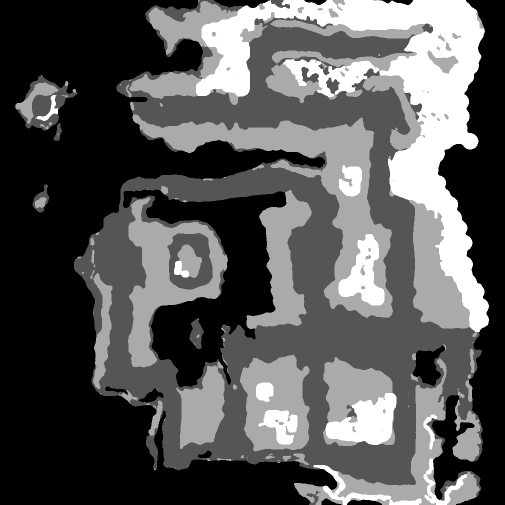
#> input picture Tools/Blockout/kanto_dessin.png, 1009 x 1009 px (shown at 1/2 size)
$ python make_frlg_mask.py kanto_dessin.png
#> lines starting #> are read from the running program, lines starting #| are printed output that depends on the picture; after the words box and inside, x2 and y2 are one past the last pixel; in counts of white or black regions, pixels touching at a corner belong together
"""Décalque le réseau des routes et des villes depuis la carte de Rouge Feu / Vert Feuille.

Entrée : l'image de toute la carte de Kanto (FRLG, tuiles assemblées, fond en damier), par
exemple celle de yaNaNco (https://imgur.com/gallery/FQzbkZM), passée en argument.
Sortie : kanto_frlg.bin, une grille de cases (1 case = 8 pixels de l'image, une demi-tuile)
avec 0 = vide (hors des routes : deviendra montagne, falaise ou mer), 1 = sol où l'on marche,
2 = mer, 3 = lac ou rivière.

Lancement : pip install numpy pillow, puis
python Tools/Blockout/make_frlg_mask.py chemin/vers/carte_frlg.png
"""

import json
import os
import struct
import sys
import zlib
from collections import deque

import numpy as np
from PIL import Image

HERE = os.path.dirname(os.path.abspath(__file__))
CELL = 8


def components(mask):
    """Composantes connexes (4 voisins) : liste de listes de (ligne, colonne)."""
    seen = np.zeros(mask.shape, bool)
    rows, cols = mask.shape
    result = []
    for r0 in range(rows):
        for c0 in range(cols):
            if mask[r0, c0] and not seen[r0, c0]:
                seen[r0, c0] = True
                queue, cells = deque([(r0, c0)]), []
                while queue:
                    r, c = queue.popleft()
                    cells.append((r, c))
                    for dr, dc in ((1, 0), (-1, 0), (0, 1), (0, -1)):
                        rr, cc = r + dr, c + dc
                        if 0 <= rr < rows and 0 <= cc < cols and mask[rr, cc] and not seen[rr, cc]:
                            seen[rr, cc] = True
                            queue.append((rr, cc))
                result.append(cells)
    return result


def main(path):
#> called with path = 'kanto_dessin.png'
    image = np.asarray(Image.open(path).convert("RGB")).astype(int)
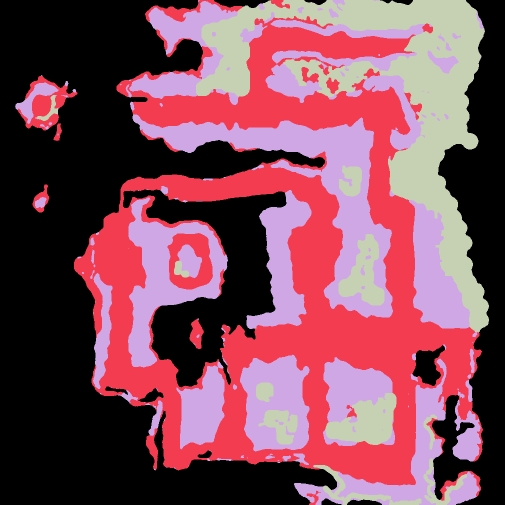
#> image: shape (1009, 1009, 3) int64 (shown at 1/2 size); 4 distinct labels, from 0 to 3; one colour per label, 0 black
    r, g, b = image[..., 0], image[..., 1], image[..., 2]
#> r: shape (1009, 1009) int64; 4 distinct labels, from 0 to 3
    spread = image.max(axis=2) - image.min(axis=2)
#> spread: shape (1009, 1009) int64; every value is 0
    # Le fond en damier : gris très foncé et gris moyen, sans couleur.
    checker = (spread < 8) & ((np.abs(r - 18) < 6) | (np.abs(r - 78) < 8))
#> checker: shape (1009, 1009) bool; every value is 0
    water = (b > r + 40) & (b > g + 5)
    rows, cols = image.shape[0] // CELL, image.shape[1] // CELL
#> rows = 126; cols = 126

    def blocks(mask):
        return mask[:rows * CELL, :cols * CELL].reshape(rows, CELL, cols, CELL).mean(axis=(1, 3))
#> returned value: shape (126, 126) float64; every value is 0

    void = blocks(checker) > 0.6
#> void: shape (126, 126) bool; every value is 0
    grid = np.where(void, 0, 1).astype(np.uint8)
#> grid: shape (126, 126); every value is 1
    grid[(~void) & (blocks(water) > 0.35)] = 2

    # Petites taches isolées (la légende de l'image) : vide. On garde Cramois'Île.
    for cells in components(grid > 0):
        if len(cells) < 4000 and (770, 145) not in cells:
            for rr, cc in cells:
                grid[rr, cc] = 0
#> this loop made 1 pass
    # Petites taches bleues dans les villes (toits) : du sol. Les autres eaux fermées
    # (sans contact avec le vide, donc entourées de terre) : lacs et rivières.
    for cells in components(grid == 2):
        if len(cells) < 25:
            for rr, cc in cells:
                grid[rr, cc] = 1
            continue
        touches_void = any(
            0 <= rr + dr < rows and 0 <= cc + dc < cols and grid[rr + dr, cc + dc] == 0
            for rr, cc in cells[::3] for dr, dc in ((1, 0), (-1, 0), (0, 1), (0, -1)))
        if not touches_void and len(cells) < 1500:
            for rr, cc in cells:
                grid[rr, cc] = 3
#> this loop made 0 passes
    # Pas de mer collée à Bourg Palette : la Route 21 commence plus au sud.
    grid[560:650, 115:175][grid[560:650, 115:175] == 2] = 1

    export_tall_grass(image, rows, cols)

    header = struct.pack("<4sHH", b"FRLG", cols, rows)
    with open(os.path.join(HERE, "kanto_frlg.bin"), "wb") as handle:
        handle.write(zlib.compress(header + grid.tobytes(), 9))
    colors = np.array([(0, 0, 0), (120, 190, 90), (40, 90, 200), (90, 160, 230)], np.uint8)
    Image.fromarray(colors[grid]).save(os.path.join(HERE, "kanto_frlg_apercu.png"))
    print(f"{cols} × {rows} cases ; sol {np.mean(grid == 1):.0%}, mer {np.mean(grid == 2):.0%}, "
          f"lacs {np.mean(grid == 3):.1%}")


def export_tall_grass(image, rows, cols):
    """Hautes herbes : tuiles de 16 px qui mêlent l'herbe claire et les brins vert foncé
    (sans le reflet clair des arbres). Certaines zones de l'image sont voilées de gris :
    on cherche aussi les couleurs voilées. Sortie : kanto_herbes.json, des rectangles en
    cases (colonne, ligne, largeur, hauteur)."""
#> called with rows = 126, cols = 126
    def share(tile, colors):
        hit = np.zeros(tile.shape[:2], bool)
        for color in colors:
            hit |= np.all(np.abs(tile - color) <= 3, axis=2)
        return hit.mean()

    blade = [(56, 88, 16), (95, 109, 77)]
    lawn = [(112, 200, 160), (120, 160, 142)]
    leaf = [(184, 248, 136), (158, 190, 134)]
    tiles_r, tiles_c = rows // 2, cols // 2
#> tiles_r = 63; tiles_c = 63
    grass = np.zeros((tiles_r, tiles_c), bool)
    for tr in range(tiles_r):
        for tc in range(tiles_c):
            tile = image[tr * 16:(tr + 1) * 16, tc * 16:(tc + 1) * 16]
            grass[tr, tc] = share(tile, blade) > 0.12 and share(tile, lawn) > 0.12 and share(tile, leaf) < 0.04
#> grass: shape (63, 63) bool; every value is 0
    # Rectangles : morceaux de lignes, fusionnés avec la ligne du dessous quand ils sont identiques.
    runs, open_runs = [], {}
#> runs = []
    for tr in range(tiles_r + 1):
        current = {}
        if tr < tiles_r:
            tc = 0
            while tc < tiles_c:
                if grass[tr, tc]:
                    start = tc
                    while tc < tiles_c and grass[tr, tc]:
                        tc += 1
                    current[(start, tc)] = None
                else:
                    tc += 1
        for key, top in list(open_runs.items()):
            if key in current:
                current[key] = top
            else:
                runs.append((key[0] * 2, top * 2, (key[1] - key[0]) * 2, (tr - top) * 2))
        open_runs = {key: (tr if top is None else top) for key, top in current.items()}
    runs = [r for r in runs if r[2] * r[3] >= 8]  # au moins 2 tuiles
    with open(os.path.join(HERE, "kanto_herbes.json"), "w", encoding="utf-8") as handle:
        json.dump(runs, handle)
    print(f"{len(runs)} rectangles de hautes herbes")
#| 0 rectangles de hautes herbes


if __name__ == "__main__":
    main(sys.argv[1])
#> in main, `Image.fromarray(colors[grid]).save(os.path.join(HERE, "kanto_frlg_aper..`:
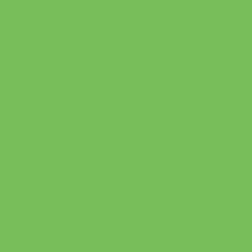
#> saved as kanto_frlg_apercu.png: PIL image 126x126 RGB (shown 2 times larger); mean R, G, B 120, 190, 90
#| 126 × 126 cases ; sol 100%, mer 0%, lacs 0.0%

$ run again, on Tools/Blockout/kanto_v1_heightmap_apercu.png
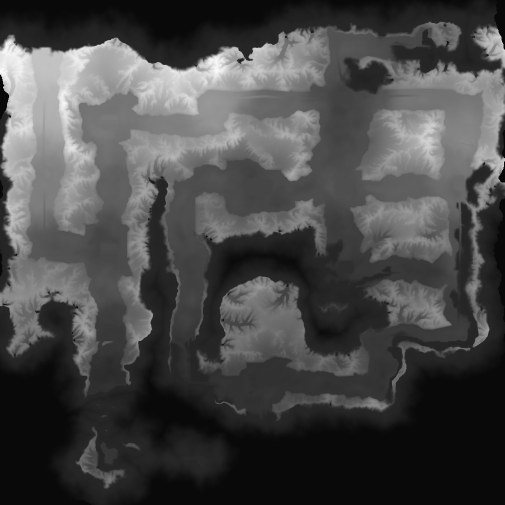
#> input picture Tools/Blockout/kanto_v1_heightmap_apercu.png, 1009 x 1009 px (shown at 1/2 size)
#> spread: shape (1009, 1009) int64; every value is 0
#> checker: shape (1009, 1009) bool; 13.8% white; 967 white regions (851 under 20 px), largest, box (x1, y1, x2, y2) and area: (526, 50, 864, 509) 32645, (223, 665, 1009, 1009) 22166, (76, 418, 265, 650) 17040
#> water: shape (1009, 1009) bool; every value is 0
#> void: shape (126, 126) bool; 11.6% white; 46 white regions (35 under 20 px), largest, box (x1, y1, x2, y2) and area: (67, 7, 106, 53) 468, (10, 53, 33, 76) 252, (0, 0, 119, 12) 216
#> in components, `rows, cols = mask.shape`: rows = 126
#> the loop in main, `for cells in components(grid > 0):` made 11 passes
#> cells on passes 3, 4, 6, 7, 9, 10, 11: [(0, 107)], [(0, 111), (0, 112), (0, 113), (0, 114), (0, 115), (0, 116)], [(11, 86), (12, 86), (12, 87), (12, 85)], [(46, 76), (47, 76), (46, 77), (47, 75)], [(64, 59), (65, 59), (64, 60), (65, 58), (65, 57)], [(64, 69), (64, 70)], [(65, 71), (65, 72), (65, 73), (66, 73)]
#> after the loop in main, `for cells in components(grid > 0):`:
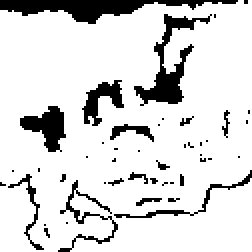
#> grid: shape (126, 126) (shown 2 times larger); values 0 (black) and 1 (white), 85.6% white; 46 black regions (35 under 20 px), largest, box (x1, y1, x2, y2) and area: (0, 0, 119, 12) 616, (67, 7, 106, 53) 476, (10, 53, 33, 76) 278
#| 0 rectangles de hautes herbes
#> in main, `Image.fromarray(colors[grid]).save(os.path.join(HERE, "kanto_frlg_aper..`:
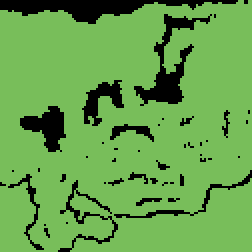
#> saved as kanto_frlg_apercu.png: PIL image 126x126 RGB (shown 2 times larger); mean R, G, B 102.7, 162.6, 77
#| 126 × 126 cases ; sol 86%, mer 0%, lacs 0.0%
